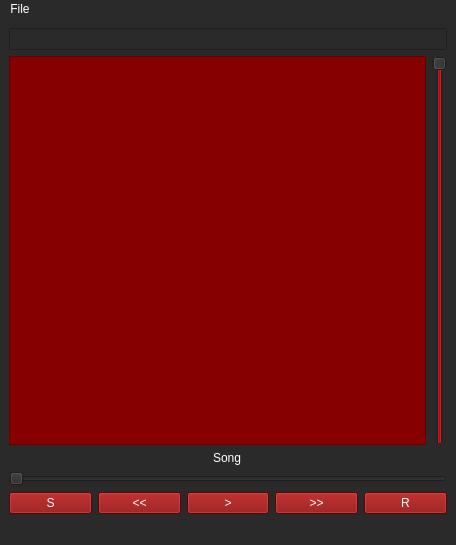
<?xml version="1.0" encoding="UTF-8"?>
<ui version="4.0">
 <class>MainWindow</class>
 <widget class="QMainWindow" name="MainWindow">
  <property name="geometry">
   <rect>
    <x>0</x>
    <y>0</y>
    <width>456</width>
    <height>545</height>
   </rect>
  </property>
  <property name="palette">
   <palette>
    <active>
     <colorrole role="WindowText">
      <brush brushstyle="SolidPattern">
       <color alpha="255">
        <red>135</red>
        <green>0</green>
        <blue>0</blue>
       </color>
      </brush>
     </colorrole>
     <colorrole role="Button">
      <brush brushstyle="SolidPattern">
       <color alpha="255">
        <red>42</red>
        <green>42</green>
        <blue>42</blue>
       </color>
      </brush>
     </colorrole>
     <colorrole role="Text">
      <brush brushstyle="SolidPattern">
       <color alpha="255">
        <red>255</red>
        <green>255</green>
        <blue>255</blue>
       </color>
      </brush>
     </colorrole>
     <colorrole role="ButtonText">
      <brush brushstyle="SolidPattern">
       <color alpha="255">
        <red>255</red>
        <green>255</green>
        <blue>255</blue>
       </color>
      </brush>
     </colorrole>
     <colorrole role="Base">
      <brush brushstyle="SolidPattern">
       <color alpha="255">
        <red>42</red>
        <green>42</green>
        <blue>42</blue>
       </color>
      </brush>
     </colorrole>
     <colorrole role="Window">
      <brush brushstyle="SolidPattern">
       <color alpha="255">
        <red>42</red>
        <green>42</green>
        <blue>42</blue>
       </color>
      </brush>
     </colorrole>
     <colorrole role="Highlight">
      <brush brushstyle="SolidPattern">
       <color alpha="255">
        <red>135</red>
        <green>0</green>
        <blue>0</blue>
       </color>
      </brush>
     </colorrole>
     <colorrole role="Link">
      <brush brushstyle="SolidPattern">
       <color alpha="255">
        <red>170</red>
        <green>0</green>
        <blue>0</blue>
       </color>
      </brush>
     </colorrole>
     <colorrole role="PlaceholderText">
      <brush brushstyle="SolidPattern">
       <color alpha="255">
        <red>255</red>
        <green>255</green>
        <blue>255</blue>
       </color>
      </brush>
     </colorrole>
    </active>
    <inactive>
     <colorrole role="WindowText">
      <brush brushstyle="SolidPattern">
       <color alpha="255">
        <red>208</red>
        <green>208</green>
        <blue>208</blue>
       </color>
      </brush>
     </colorrole>
     <colorrole role="Button">
      <brush brushstyle="SolidPattern">
       <color alpha="255">
        <red>64</red>
        <green>65</green>
        <blue>66</blue>
       </color>
      </brush>
     </colorrole>
     <colorrole role="Text">
      <brush brushstyle="SolidPattern">
       <color alpha="255">
        <red>208</red>
        <green>208</green>
        <blue>208</blue>
       </color>
      </brush>
     </colorrole>
     <colorrole role="ButtonText">
      <brush brushstyle="SolidPattern">
       <color alpha="255">
        <red>208</red>
        <green>208</green>
        <blue>208</blue>
       </color>
      </brush>
     </colorrole>
     <colorrole role="Base">
      <brush brushstyle="SolidPattern">
       <color alpha="255">
        <red>46</red>
        <green>47</green>
        <blue>48</blue>
       </color>
      </brush>
     </colorrole>
     <colorrole role="Window">
      <brush brushstyle="SolidPattern">
       <color alpha="255">
        <red>46</red>
        <green>47</green>
        <blue>48</blue>
       </color>
      </brush>
     </colorrole>
     <colorrole role="Highlight">
      <brush brushstyle="SolidPattern">
       <color alpha="255">
        <red>29</red>
        <green>84</green>
        <blue>92</blue>
       </color>
      </brush>
     </colorrole>
     <colorrole role="Link">
      <brush brushstyle="SolidPattern">
       <color alpha="255">
        <red>0</red>
        <green>122</green>
        <blue>244</blue>
       </color>
      </brush>
     </colorrole>
     <colorrole role="PlaceholderText">
      <brush brushstyle="SolidPattern">
       <color alpha="255">
        <red>127</red>
        <green>127</green>
        <blue>128</blue>
       </color>
      </brush>
     </colorrole>
    </inactive>
    <disabled>
     <colorrole role="WindowText">
      <brush brushstyle="SolidPattern">
       <color alpha="255">
        <red>135</red>
        <green>0</green>
        <blue>0</blue>
       </color>
      </brush>
     </colorrole>
     <colorrole role="Button">
      <brush brushstyle="SolidPattern">
       <color alpha="255">
        <red>42</red>
        <green>42</green>
        <blue>42</blue>
       </color>
      </brush>
     </colorrole>
     <colorrole role="Text">
      <brush brushstyle="SolidPattern">
       <color alpha="255">
        <red>255</red>
        <green>255</green>
        <blue>255</blue>
       </color>
      </brush>
     </colorrole>
     <colorrole role="ButtonText">
      <brush brushstyle="SolidPattern">
       <color alpha="255">
        <red>255</red>
        <green>255</green>
        <blue>255</blue>
       </color>
      </brush>
     </colorrole>
     <colorrole role="Base">
      <brush brushstyle="SolidPattern">
       <color alpha="255">
        <red>42</red>
        <green>42</green>
        <blue>42</blue>
       </color>
      </brush>
     </colorrole>
     <colorrole role="Window">
      <brush brushstyle="SolidPattern">
       <color alpha="255">
        <red>42</red>
        <green>42</green>
        <blue>42</blue>
       </color>
      </brush>
     </colorrole>
     <colorrole role="Highlight">
      <brush brushstyle="SolidPattern">
       <color alpha="255">
        <red>29</red>
        <green>84</green>
        <blue>92</blue>
       </color>
      </brush>
     </colorrole>
     <colorrole role="Link">
      <brush brushstyle="SolidPattern">
       <color alpha="255">
        <red>0</red>
        <green>122</green>
        <blue>244</blue>
       </color>
      </brush>
     </colorrole>
     <colorrole role="PlaceholderText">
      <brush brushstyle="SolidPattern">
       <color alpha="255">
        <red>127</red>
        <green>127</green>
        <blue>128</blue>
       </color>
      </brush>
     </colorrole>
    </disabled>
   </palette>
  </property>
  <property name="font">
   <font>
    <family>Calibri</family>
    <pointsize>9</pointsize>
    <italic>false</italic>
    <bold>false</bold>
    <underline>false</underline>
   </font>
  </property>
  <property name="acceptDrops">
   <bool>false</bool>
  </property>
  <property name="windowTitle">
   <string>MainWindow</string>
  </property>
  <property name="autoFillBackground">
   <bool>false</bool>
  </property>
  <property name="styleSheet">
   <string notr="true">background-color: rgb(42, 42, 42);
font: 9pt &quot;Calibri&quot;;
color: rgb(255, 255, 255);
slider: rgb(170, 0, 0);</string>
  </property>
  <widget class="QWidget" name="centralwidget">
   <layout class="QGridLayout" name="gridLayout">
    <item row="0" column="0">
     <layout class="QHBoxLayout" name="horizontalLayout_3">
      <item>
       <layout class="QVBoxLayout" name="verticalLayout_2">
        <item>
         <layout class="QVBoxLayout" name="verticalLayout">
          <item>
           <widget class="QLineEdit" name="searchBar">
            <property name="styleSheet">
             <string notr="true">border-color: rgb(135, 0, 0);</string>
            </property>
           </widget>
          </item>
          <item>
           <layout class="QHBoxLayout" name="horizontalLayout_2">
            <item>
             <widget class="QListWidget" name="listWidget">
              <property name="styleSheet">
               <string notr="true">background-color: rgb(135, 0, 0);</string>
              </property>
             </widget>
            </item>
            <item>
             <widget class="QSlider" name="volumeSlider">
              <property name="palette">
               <palette>
                <active>
                 <colorrole role="WindowText">
                  <brush brushstyle="SolidPattern">
                   <color alpha="255">
                    <red>255</red>
                    <green>255</green>
                    <blue>255</blue>
                   </color>
                  </brush>
                 </colorrole>
                 <colorrole role="Button">
                  <brush brushstyle="SolidPattern">
                   <color alpha="255">
                    <red>42</red>
                    <green>42</green>
                    <blue>42</blue>
                   </color>
                  </brush>
                 </colorrole>
                 <colorrole role="Text">
                  <brush brushstyle="SolidPattern">
                   <color alpha="255">
                    <red>255</red>
                    <green>255</green>
                    <blue>255</blue>
                   </color>
                  </brush>
                 </colorrole>
                 <colorrole role="ButtonText">
                  <brush brushstyle="SolidPattern">
                   <color alpha="255">
                    <red>255</red>
                    <green>255</green>
                    <blue>255</blue>
                   </color>
                  </brush>
                 </colorrole>
                 <colorrole role="Base">
                  <brush brushstyle="SolidPattern">
                   <color alpha="255">
                    <red>42</red>
                    <green>42</green>
                    <blue>42</blue>
                   </color>
                  </brush>
                 </colorrole>
                 <colorrole role="Window">
                  <brush brushstyle="SolidPattern">
                   <color alpha="255">
                    <red>42</red>
                    <green>42</green>
                    <blue>42</blue>
                   </color>
                  </brush>
                 </colorrole>
                 <colorrole role="Highlight">
                  <brush brushstyle="SolidPattern">
                   <color alpha="255">
                    <red>170</red>
                    <green>0</green>
                    <blue>0</blue>
                   </color>
                  </brush>
                 </colorrole>
                 <colorrole role="Link">
                  <brush brushstyle="SolidPattern">
                   <color alpha="255">
                    <red>170</red>
                    <green>0</green>
                    <blue>0</blue>
                   </color>
                  </brush>
                 </colorrole>
                 <colorrole role="PlaceholderText">
                  <brush brushstyle="SolidPattern">
                   <color alpha="255">
                    <red>255</red>
                    <green>255</green>
                    <blue>255</blue>
                   </color>
                  </brush>
                 </colorrole>
                </active>
                <inactive>
                 <colorrole role="WindowText">
                  <brush brushstyle="SolidPattern">
                   <color alpha="255">
                    <red>255</red>
                    <green>255</green>
                    <blue>255</blue>
                   </color>
                  </brush>
                 </colorrole>
                 <colorrole role="Button">
                  <brush brushstyle="SolidPattern">
                   <color alpha="255">
                    <red>42</red>
                    <green>42</green>
                    <blue>42</blue>
                   </color>
                  </brush>
                 </colorrole>
                 <colorrole role="Text">
                  <brush brushstyle="SolidPattern">
                   <color alpha="255">
                    <red>255</red>
                    <green>255</green>
                    <blue>255</blue>
                   </color>
                  </brush>
                 </colorrole>
                 <colorrole role="ButtonText">
                  <brush brushstyle="SolidPattern">
                   <color alpha="255">
                    <red>255</red>
                    <green>255</green>
                    <blue>255</blue>
                   </color>
                  </brush>
                 </colorrole>
                 <colorrole role="Base">
                  <brush brushstyle="SolidPattern">
                   <color alpha="255">
                    <red>42</red>
                    <green>42</green>
                    <blue>42</blue>
                   </color>
                  </brush>
                 </colorrole>
                 <colorrole role="Window">
                  <brush brushstyle="SolidPattern">
                   <color alpha="255">
                    <red>42</red>
                    <green>42</green>
                    <blue>42</blue>
                   </color>
                  </brush>
                 </colorrole>
                 <colorrole role="Highlight">
                  <brush brushstyle="SolidPattern">
                   <color alpha="255">
                    <red>170</red>
                    <green>0</green>
                    <blue>0</blue>
                   </color>
                  </brush>
                 </colorrole>
                 <colorrole role="Link">
                  <brush brushstyle="SolidPattern">
                   <color alpha="255">
                    <red>0</red>
                    <green>122</green>
                    <blue>244</blue>
                   </color>
                  </brush>
                 </colorrole>
                 <colorrole role="PlaceholderText">
                  <brush brushstyle="SolidPattern">
                   <color alpha="255">
                    <red>255</red>
                    <green>255</green>
                    <blue>255</blue>
                   </color>
                  </brush>
                 </colorrole>
                </inactive>
                <disabled>
                 <colorrole role="WindowText">
                  <brush brushstyle="SolidPattern">
                   <color alpha="255">
                    <red>255</red>
                    <green>255</green>
                    <blue>255</blue>
                   </color>
                  </brush>
                 </colorrole>
                 <colorrole role="Button">
                  <brush brushstyle="SolidPattern">
                   <color alpha="255">
                    <red>42</red>
                    <green>42</green>
                    <blue>42</blue>
                   </color>
                  </brush>
                 </colorrole>
                 <colorrole role="Text">
                  <brush brushstyle="SolidPattern">
                   <color alpha="255">
                    <red>255</red>
                    <green>255</green>
                    <blue>255</blue>
                   </color>
                  </brush>
                 </colorrole>
                 <colorrole role="ButtonText">
                  <brush brushstyle="SolidPattern">
                   <color alpha="255">
                    <red>255</red>
                    <green>255</green>
                    <blue>255</blue>
                   </color>
                  </brush>
                 </colorrole>
                 <colorrole role="Base">
                  <brush brushstyle="SolidPattern">
                   <color alpha="255">
                    <red>42</red>
                    <green>42</green>
                    <blue>42</blue>
                   </color>
                  </brush>
                 </colorrole>
                 <colorrole role="Window">
                  <brush brushstyle="SolidPattern">
                   <color alpha="255">
                    <red>42</red>
                    <green>42</green>
                    <blue>42</blue>
                   </color>
                  </brush>
                 </colorrole>
                 <colorrole role="Highlight">
                  <brush brushstyle="SolidPattern">
                   <color alpha="255">
                    <red>170</red>
                    <green>0</green>
                    <blue>0</blue>
                   </color>
                  </brush>
                 </colorrole>
                 <colorrole role="Link">
                  <brush brushstyle="SolidPattern">
                   <color alpha="255">
                    <red>0</red>
                    <green>122</green>
                    <blue>244</blue>
                   </color>
                  </brush>
                 </colorrole>
                 <colorrole role="PlaceholderText">
                  <brush brushstyle="SolidPattern">
                   <color alpha="255">
                    <red>255</red>
                    <green>255</green>
                    <blue>255</blue>
                   </color>
                  </brush>
                 </colorrole>
                </disabled>
               </palette>
              </property>
              <property name="styleSheet">
               <string notr="true">
selection-background-color: rgb(170, 0, 0);</string>
              </property>
              <property name="value">
               <number>99</number>
              </property>
              <property name="orientation">
               <enum>Qt::Vertical</enum>
              </property>
             </widget>
            </item>
           </layout>
          </item>
         </layout>
        </item>
        <item alignment="Qt::AlignHCenter">
         <widget class="QLabel" name="songName">
          <property name="layoutDirection">
           <enum>Qt::RightToLeft</enum>
          </property>
          <property name="text">
           <string>Song</string>
          </property>
         </widget>
        </item>
        <item>
         <widget class="QSlider" name="progressSlider">
          <property name="palette">
           <palette>
            <active>
             <colorrole role="WindowText">
              <brush brushstyle="SolidPattern">
               <color alpha="255">
                <red>255</red>
                <green>255</green>
                <blue>255</blue>
               </color>
              </brush>
             </colorrole>
             <colorrole role="Button">
              <brush brushstyle="SolidPattern">
               <color alpha="255">
                <red>42</red>
                <green>42</green>
                <blue>42</blue>
               </color>
              </brush>
             </colorrole>
             <colorrole role="Text">
              <brush brushstyle="SolidPattern">
               <color alpha="255">
                <red>255</red>
                <green>255</green>
                <blue>255</blue>
               </color>
              </brush>
             </colorrole>
             <colorrole role="ButtonText">
              <brush brushstyle="SolidPattern">
               <color alpha="255">
                <red>255</red>
                <green>255</green>
                <blue>255</blue>
               </color>
              </brush>
             </colorrole>
             <colorrole role="Base">
              <brush brushstyle="SolidPattern">
               <color alpha="255">
                <red>42</red>
                <green>42</green>
                <blue>42</blue>
               </color>
              </brush>
             </colorrole>
             <colorrole role="Window">
              <brush brushstyle="SolidPattern">
               <color alpha="255">
                <red>42</red>
                <green>42</green>
                <blue>42</blue>
               </color>
              </brush>
             </colorrole>
             <colorrole role="Link">
              <brush brushstyle="SolidPattern">
               <color alpha="255">
                <red>170</red>
                <green>0</green>
                <blue>0</blue>
               </color>
              </brush>
             </colorrole>
             <colorrole role="PlaceholderText">
              <brush brushstyle="SolidPattern">
               <color alpha="255">
                <red>255</red>
                <green>255</green>
                <blue>255</blue>
               </color>
              </brush>
             </colorrole>
            </active>
            <inactive>
             <colorrole role="WindowText">
              <brush brushstyle="SolidPattern">
               <color alpha="255">
                <red>255</red>
                <green>255</green>
                <blue>255</blue>
               </color>
              </brush>
             </colorrole>
             <colorrole role="Button">
              <brush brushstyle="SolidPattern">
               <color alpha="255">
                <red>42</red>
                <green>42</green>
                <blue>42</blue>
               </color>
              </brush>
             </colorrole>
             <colorrole role="Text">
              <brush brushstyle="SolidPattern">
               <color alpha="255">
                <red>255</red>
                <green>255</green>
                <blue>255</blue>
               </color>
              </brush>
             </colorrole>
             <colorrole role="ButtonText">
              <brush brushstyle="SolidPattern">
               <color alpha="255">
                <red>255</red>
                <green>255</green>
                <blue>255</blue>
               </color>
              </brush>
             </colorrole>
             <colorrole role="Base">
              <brush brushstyle="SolidPattern">
               <color alpha="255">
                <red>42</red>
                <green>42</green>
                <blue>42</blue>
               </color>
              </brush>
             </colorrole>
             <colorrole role="Window">
              <brush brushstyle="SolidPattern">
               <color alpha="255">
                <red>42</red>
                <green>42</green>
                <blue>42</blue>
               </color>
              </brush>
             </colorrole>
             <colorrole role="Link">
              <brush brushstyle="SolidPattern">
               <color alpha="255">
                <red>0</red>
                <green>122</green>
                <blue>244</blue>
               </color>
              </brush>
             </colorrole>
             <colorrole role="PlaceholderText">
              <brush brushstyle="SolidPattern">
               <color alpha="255">
                <red>255</red>
                <green>255</green>
                <blue>255</blue>
               </color>
              </brush>
             </colorrole>
            </inactive>
            <disabled>
             <colorrole role="WindowText">
              <brush brushstyle="SolidPattern">
               <color alpha="255">
                <red>255</red>
                <green>255</green>
                <blue>255</blue>
               </color>
              </brush>
             </colorrole>
             <colorrole role="Button">
              <brush brushstyle="SolidPattern">
               <color alpha="255">
                <red>42</red>
                <green>42</green>
                <blue>42</blue>
               </color>
              </brush>
             </colorrole>
             <colorrole role="Text">
              <brush brushstyle="SolidPattern">
               <color alpha="255">
                <red>255</red>
                <green>255</green>
                <blue>255</blue>
               </color>
              </brush>
             </colorrole>
             <colorrole role="ButtonText">
              <brush brushstyle="SolidPattern">
               <color alpha="255">
                <red>255</red>
                <green>255</green>
                <blue>255</blue>
               </color>
              </brush>
             </colorrole>
             <colorrole role="Base">
              <brush brushstyle="SolidPattern">
               <color alpha="255">
                <red>42</red>
                <green>42</green>
                <blue>42</blue>
               </color>
              </brush>
             </colorrole>
             <colorrole role="Window">
              <brush brushstyle="SolidPattern">
               <color alpha="255">
                <red>42</red>
                <green>42</green>
                <blue>42</blue>
               </color>
              </brush>
             </colorrole>
             <colorrole role="Link">
              <brush brushstyle="SolidPattern">
               <color alpha="255">
                <red>0</red>
                <green>122</green>
                <blue>244</blue>
               </color>
              </brush>
             </colorrole>
             <colorrole role="PlaceholderText">
              <brush brushstyle="SolidPattern">
               <color alpha="255">
                <red>255</red>
                <green>255</green>
                <blue>255</blue>
               </color>
              </brush>
             </colorrole>
            </disabled>
           </palette>
          </property>
          <property name="styleSheet">
           <string notr="true">link-color:  rgb(135, 0, 0);</string>
          </property>
          <property name="orientation">
           <enum>Qt::Horizontal</enum>
          </property>
         </widget>
        </item>
        <item>
         <layout class="QHBoxLayout" name="horizontalLayout">
          <item>
           <widget class="QPushButton" name="shuffleButton">
            <property name="styleSheet">
             <string notr="true">background-color: rgb(135, 0, 0);</string>
            </property>
            <property name="text">
             <string>S</string>
            </property>
           </widget>
          </item>
          <item>
           <widget class="QPushButton" name="backButton">
            <property name="styleSheet">
             <string notr="true">background-color: rgb(135, 0, 0);</string>
            </property>
            <property name="text">
             <string>&lt;&lt;</string>
            </property>
           </widget>
          </item>
          <item>
           <widget class="QPushButton" name="playButton">
            <property name="styleSheet">
             <string notr="true">background-color: rgb(135, 0, 0);</string>
            </property>
            <property name="text">
             <string>&gt;</string>
            </property>
           </widget>
          </item>
          <item>
           <widget class="QPushButton" name="nextButton">
            <property name="styleSheet">
             <string notr="true">background-color: rgb(135, 0, 0);</string>
            </property>
            <property name="text">
             <string>&gt;&gt;</string>
            </property>
           </widget>
          </item>
          <item>
           <widget class="QPushButton" name="repeatButton">
            <property name="palette">
             <palette>
              <active>
               <colorrole role="WindowText">
                <brush brushstyle="SolidPattern">
                 <color alpha="255">
                  <red>255</red>
                  <green>255</green>
                  <blue>255</blue>
                 </color>
                </brush>
               </colorrole>
               <colorrole role="Button">
                <brush brushstyle="SolidPattern">
                 <color alpha="255">
                  <red>135</red>
                  <green>0</green>
                  <blue>0</blue>
                 </color>
                </brush>
               </colorrole>
               <colorrole role="Text">
                <brush brushstyle="SolidPattern">
                 <color alpha="255">
                  <red>255</red>
                  <green>255</green>
                  <blue>255</blue>
                 </color>
                </brush>
               </colorrole>
               <colorrole role="ButtonText">
                <brush brushstyle="SolidPattern">
                 <color alpha="255">
                  <red>255</red>
                  <green>255</green>
                  <blue>255</blue>
                 </color>
                </brush>
               </colorrole>
               <colorrole role="Base">
                <brush brushstyle="SolidPattern">
                 <color alpha="255">
                  <red>135</red>
                  <green>0</green>
                  <blue>0</blue>
                 </color>
                </brush>
               </colorrole>
               <colorrole role="Window">
                <brush brushstyle="SolidPattern">
                 <color alpha="255">
                  <red>135</red>
                  <green>0</green>
                  <blue>0</blue>
                 </color>
                </brush>
               </colorrole>
               <colorrole role="PlaceholderText">
                <brush brushstyle="SolidPattern">
                 <color alpha="255">
                  <red>255</red>
                  <green>255</green>
                  <blue>255</blue>
                 </color>
                </brush>
               </colorrole>
              </active>
              <inactive>
               <colorrole role="WindowText">
                <brush brushstyle="SolidPattern">
                 <color alpha="255">
                  <red>255</red>
                  <green>255</green>
                  <blue>255</blue>
                 </color>
                </brush>
               </colorrole>
               <colorrole role="Button">
                <brush brushstyle="SolidPattern">
                 <color alpha="255">
                  <red>135</red>
                  <green>0</green>
                  <blue>0</blue>
                 </color>
                </brush>
               </colorrole>
               <colorrole role="Text">
                <brush brushstyle="SolidPattern">
                 <color alpha="255">
                  <red>255</red>
                  <green>255</green>
                  <blue>255</blue>
                 </color>
                </brush>
               </colorrole>
               <colorrole role="ButtonText">
                <brush brushstyle="SolidPattern">
                 <color alpha="255">
                  <red>255</red>
                  <green>255</green>
                  <blue>255</blue>
                 </color>
                </brush>
               </colorrole>
               <colorrole role="Base">
                <brush brushstyle="SolidPattern">
                 <color alpha="255">
                  <red>135</red>
                  <green>0</green>
                  <blue>0</blue>
                 </color>
                </brush>
               </colorrole>
               <colorrole role="Window">
                <brush brushstyle="SolidPattern">
                 <color alpha="255">
                  <red>135</red>
                  <green>0</green>
                  <blue>0</blue>
                 </color>
                </brush>
               </colorrole>
               <colorrole role="PlaceholderText">
                <brush brushstyle="SolidPattern">
                 <color alpha="255">
                  <red>255</red>
                  <green>255</green>
                  <blue>255</blue>
                 </color>
                </brush>
               </colorrole>
              </inactive>
              <disabled>
               <colorrole role="WindowText">
                <brush brushstyle="SolidPattern">
                 <color alpha="255">
                  <red>255</red>
                  <green>255</green>
                  <blue>255</blue>
                 </color>
                </brush>
               </colorrole>
               <colorrole role="Button">
                <brush brushstyle="SolidPattern">
                 <color alpha="255">
                  <red>135</red>
                  <green>0</green>
                  <blue>0</blue>
                 </color>
                </brush>
               </colorrole>
               <colorrole role="Text">
                <brush brushstyle="SolidPattern">
                 <color alpha="255">
                  <red>255</red>
                  <green>255</green>
                  <blue>255</blue>
                 </color>
                </brush>
               </colorrole>
               <colorrole role="ButtonText">
                <brush brushstyle="SolidPattern">
                 <color alpha="255">
                  <red>255</red>
                  <green>255</green>
                  <blue>255</blue>
                 </color>
                </brush>
               </colorrole>
               <colorrole role="Base">
                <brush brushstyle="SolidPattern">
                 <color alpha="255">
                  <red>135</red>
                  <green>0</green>
                  <blue>0</blue>
                 </color>
                </brush>
               </colorrole>
               <colorrole role="Window">
                <brush brushstyle="SolidPattern">
                 <color alpha="255">
                  <red>135</red>
                  <green>0</green>
                  <blue>0</blue>
                 </color>
                </brush>
               </colorrole>
               <colorrole role="PlaceholderText">
                <brush brushstyle="SolidPattern">
                 <color alpha="255">
                  <red>255</red>
                  <green>255</green>
                  <blue>255</blue>
                 </color>
                </brush>
               </colorrole>
              </disabled>
             </palette>
            </property>
            <property name="styleSheet">
             <string notr="true">background-color: rgb(135, 0, 0);</string>
            </property>
            <property name="text">
             <string>R</string>
            </property>
           </widget>
          </item>
         </layout>
        </item>
       </layout>
      </item>
     </layout>
    </item>
   </layout>
  </widget>
  <widget class="QStatusBar" name="statusbar"/>
  <widget class="QMenuBar" name="menubar">
   <property name="geometry">
    <rect>
     <x>0</x>
     <y>0</y>
     <width>456</width>
     <height>23</height>
    </rect>
   </property>
   <widget class="QMenu" name="menuFile">
    <property name="title">
     <string>File</string>
    </property>
    <addaction name="actionSave"/>
    <addaction name="actionRemove"/>
    <addaction name="actionAdd_2"/>
   </widget>
   <addaction name="menuFile"/>
  </widget>
  <action name="actionAdd">
   <property name="text">
    <string>Add</string>
   </property>
  </action>
  <action name="actionSave">
   <property name="text">
    <string>Save</string>
   </property>
   <property name="shortcut">
    <string>Ctrl+S</string>
   </property>
  </action>
  <action name="actionRemove">
   <property name="text">
    <string>Remove</string>
   </property>
   <property name="shortcut">
    <string>Del</string>
   </property>
  </action>
  <action name="actionAdd_2">
   <property name="text">
    <string>Add</string>
   </property>
   <property name="shortcut">
    <string>Ctrl+N</string>
   </property>
  </action>
 </widget>
 <resources/>
 <connections/>
</ui>
